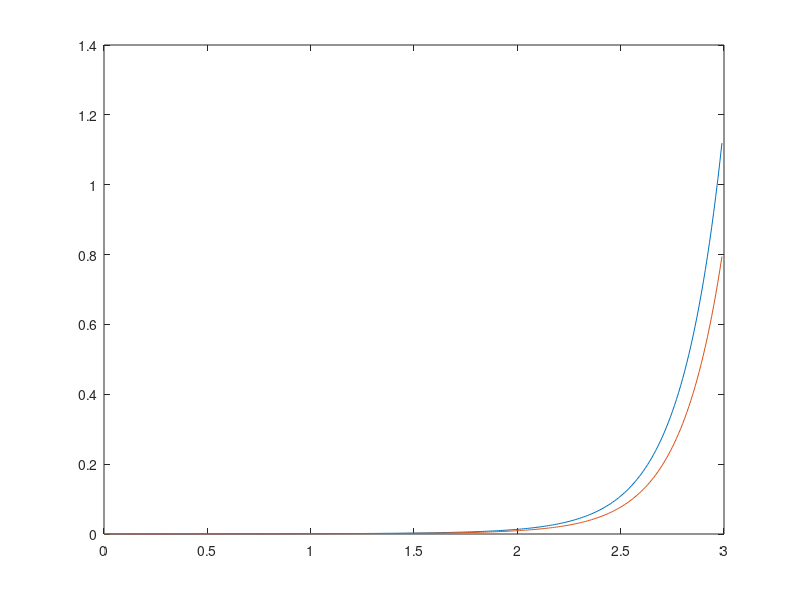
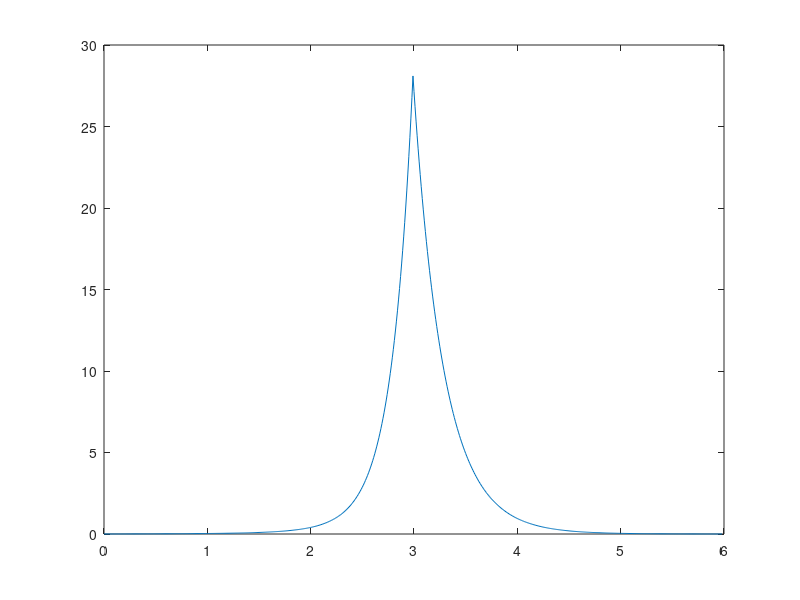

Write MATLAB code to recreate these figures, in order. (Note: this script raises an error after producing the figures.)
format compact; clear; clc; close all

% Define the functions y1 and K
k1 = @(t) (3*exp(-2*t) + 4*exp(-5*t)) .* (t >= 0);
K = @(t) (5/2 - (exp(-4*t).*(3*exp(2*t) + 2)/2)).*(t >= 0);

% Define y2 as K(3-t)
y1 = @(t) k1(2 - t);
y2 = @(t) K(2 - t);

% Define inner product function
inner_product = @(f, g) integral(@(t) f(t) .* g(t), 0, 2);

% Compute inner products
I11 = inner_product(y1, y1);
I12 = inner_product(y1, y2);
I21 = inner_product(y2, y1);
I22 = inner_product(y2, y2);

% Display results
fprintf('<y1, y1> = %.4f\n', I11);
fprintf('<y1, y2> = %.4f\n', I12);
fprintf('<y2, y1> = %.4f\n', I21);
fprintf('<y2, y2> = %.4f\n', I22);
G = [I11, I12; I21, I22];
b = [2;3];
c = b\G

n = 0:0.01:2.99;
x = (3*exp(-2*(2-n)) + 4*exp(-5*(2-n)))
x = x/norm(x,1) * 4;
x = x * c(1);
x2 = (5/2 - (exp(-4*(2-n)).*(3*exp(2*(2-n)) + 2)/2));
x2 = x2/norm(x2,1) * 4;
x2 = x * c(2);
Y2 = @(t) c(1)*y1(t) + c(2)*y2(t);
integral(@(t) Y2(t), 0, 2)
x = x + x2;
figure(1)
plot(n,x);
hold on
plot(n,x2);
hold off
h = (exp(-4.*n) + exp(-3.*n));
Y = conv(x,h);
figure(2)
n2 = 0:1:length(Y)-1;
n2 = n2/100;
plot(n2, Y)
xline(2)
yline(2)
